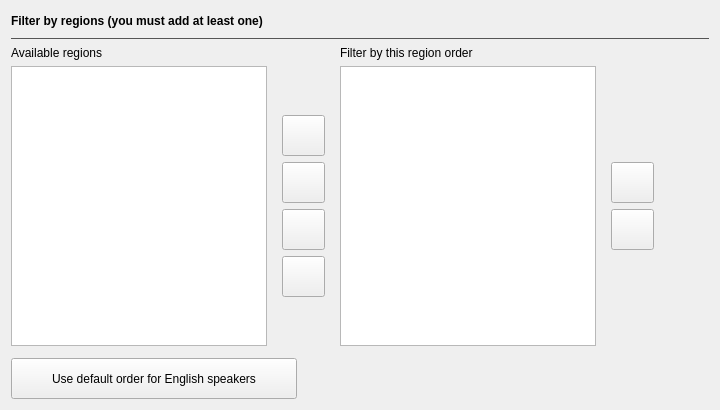
                   <widget class="QWidget" name="tabGlobalRegions">
                    <attribute name="title">
                     <string>Regions</string>
                    </attribute>
                    <layout class="QVBoxLayout" name="verticalLayout_6">
                     <item>
                      <widget class="QWidget" name="gridGlobalRegions" native="true">
                       <layout class="QGridLayout" name="gridLayoutGlobalRegions">
                        <property name="leftMargin">
                         <number>0</number>
                        </property>
                        <property name="topMargin">
                         <number>0</number>
                        </property>
                        <property name="rightMargin">
                         <number>0</number>
                        </property>
                        <property name="bottomMargin">
                         <number>0</number>
                        </property>
                        <item row="2" column="2">
                         <widget class="QLabel" name="labelGlobalSelectedRegions">
                          <property name="sizePolicy">
                           <sizepolicy hsizetype="Preferred" vsizetype="Preferred">
                            <horstretch>0</horstretch>
                            <verstretch>0</verstretch>
                           </sizepolicy>
                          </property>
                          <property name="font">
                           <font>
                            <family>Segoe UI</family>
                           </font>
                          </property>
                          <property name="text">
                           <string>Filter by this region order</string>
                          </property>
                          <property name="textInteractionFlags">
                           <set>Qt::NoTextInteraction</set>
                          </property>
                         </widget>
                        </item>
                        <item row="5" column="0" colspan="2">
                         <widget class="QPushButton" name="buttonGlobalDefaultRegionOrder">
                          <property name="sizePolicy">
                           <sizepolicy hsizetype="Fixed" vsizetype="Fixed">
                            <horstretch>0</horstretch>
                            <verstretch>0</verstretch>
                           </sizepolicy>
                          </property>
                          <property name="minimumSize">
                           <size>
                            <width>286</width>
                            <height>41</height>
                           </size>
                          </property>
                          <property name="toolTip">
                           <string>Set a region order that prioritizes
English-speaking regions and 60Hz titles</string>
                          </property>
                          <property name="text">
                           <string>Use default order for English speakers</string>
                          </property>
                         </widget>
                        </item>
                        <item row="2" column="0">
                         <widget class="QLabel" name="labelGlobalAvailableRegions">
                          <property name="sizePolicy">
                           <sizepolicy hsizetype="Preferred" vsizetype="Preferred">
                            <horstretch>0</horstretch>
                            <verstretch>0</verstretch>
                           </sizepolicy>
                          </property>
                          <property name="font">
                           <font>
                            <family>Segoe UI</family>
                           </font>
                          </property>
                          <property name="text">
                           <string>Available regions</string>
                          </property>
                          <property name="textInteractionFlags">
                           <set>Qt::NoTextInteraction</set>
                          </property>
                         </widget>
                        </item>
                        <item row="3" column="3">
                         <widget class="QFrame" name="frameGlobalRegionUpDown">
                          <property name="sizePolicy">
                           <sizepolicy hsizetype="Fixed" vsizetype="Preferred">
                            <horstretch>0</horstretch>
                            <verstretch>0</verstretch>
                           </sizepolicy>
                          </property>
                          <property name="minimumSize">
                           <size>
                            <width>60</width>
                            <height>0</height>
                           </size>
                          </property>
                          <property name="frameShape">
                           <enum>QFrame::NoFrame</enum>
                          </property>
                          <property name="frameShadow">
                           <enum>QFrame::Plain</enum>
                          </property>
                          <layout class="QVBoxLayout" name="verticalLayout_13">
                           <item>
                            <spacer name="verticalSpacerGlobalRegionUpDownTop">
                             <property name="orientation">
                              <enum>Qt::Vertical</enum>
                             </property>
                             <property name="sizeHint" stdset="0">
                              <size>
                               <width>20</width>
                               <height>40</height>
                              </size>
                             </property>
                            </spacer>
                           </item>
                           <item>
                            <widget class="QPushButton" name="buttonGlobalRegionUp">
                             <property name="sizePolicy">
                              <sizepolicy hsizetype="Fixed" vsizetype="Fixed">
                               <horstretch>0</horstretch>
                               <verstretch>0</verstretch>
                              </sizepolicy>
                             </property>
                             <property name="minimumSize">
                              <size>
                               <width>40</width>
                               <height>41</height>
                              </size>
                             </property>
                             <property name="font">
                              <font>
                               <family>Arial</family>
                               <pointsize>10</pointsize>
                               <bold>true</bold>
                              </font>
                             </property>
                             <property name="toolTip">
                              <string>Move the selected regions up in priority</string>
                             </property>
                             <property name="text">
                              <string/>
                             </property>
                             <property name="icon">
                              <iconset resource="resources.qrc">
                               <normaloff>:/Arrows/images/icons8-sort-up-100.png</normaloff>:/Arrows/images/icons8-sort-up-100.png</iconset>
                             </property>
                            </widget>
                           </item>
                           <item>
                            <widget class="QPushButton" name="buttonGlobalRegionDown">
                             <property name="sizePolicy">
                              <sizepolicy hsizetype="Fixed" vsizetype="Fixed">
                               <horstretch>0</horstretch>
                               <verstretch>0</verstretch>
                              </sizepolicy>
                             </property>
                             <property name="minimumSize">
                              <size>
                               <width>40</width>
                               <height>41</height>
                              </size>
                             </property>
                             <property name="font">
                              <font>
                               <family>Arial</family>
                               <pointsize>10</pointsize>
                               <bold>true</bold>
                              </font>
                             </property>
                             <property name="toolTip">
                              <string>Move the selected regions down in priority</string>
                             </property>
                             <property name="text">
                              <string/>
                             </property>
                             <property name="icon">
                              <iconset resource="resources.qrc">
                               <normaloff>:/Arrows/images/icons8-sort-down-100.png</normaloff>:/Arrows/images/icons8-sort-down-100.png</iconset>
                             </property>
                            </widget>
                           </item>
                           <item>
                            <spacer name="verticalSpacerGlobalRegionUpDownBottom">
                             <property name="orientation">
                              <enum>Qt::Vertical</enum>
                             </property>
                             <property name="sizeHint" stdset="0">
                              <size>
                               <width>20</width>
                               <height>40</height>
                              </size>
                             </property>
                            </spacer>
                           </item>
                          </layout>
                         </widget>
                        </item>
                        <item row="3" column="1">
                         <widget class="QFrame" name="frameGlobalRegionLeftRight">
                          <property name="sizePolicy">
                           <sizepolicy hsizetype="Fixed" vsizetype="Preferred">
                            <horstretch>0</horstretch>
                            <verstretch>0</verstretch>
                           </sizepolicy>
                          </property>
                          <property name="minimumSize">
                           <size>
                            <width>60</width>
                            <height>0</height>
                           </size>
                          </property>
                          <property name="frameShape">
                           <enum>QFrame::NoFrame</enum>
                          </property>
                          <property name="frameShadow">
                           <enum>QFrame::Plain</enum>
                          </property>
                          <layout class="QVBoxLayout" name="verticalLayout_12">
                           <item>
                            <spacer name="verticalSpacerGlobalRegionLeftRightTop">
                             <property name="orientation">
                              <enum>Qt::Vertical</enum>
                             </property>
                             <property name="sizeHint" stdset="0">
                              <size>
                               <width>20</width>
                               <height>40</height>
                              </size>
                             </property>
                            </spacer>
                           </item>
                           <item>
                            <widget class="QPushButton" name="buttonGlobalRegionAllRight">
                             <property name="sizePolicy">
                              <sizepolicy hsizetype="Fixed" vsizetype="Fixed">
                               <horstretch>0</horstretch>
                               <verstretch>0</verstretch>
                              </sizepolicy>
                             </property>
                             <property name="minimumSize">
                              <size>
                               <width>40</width>
                               <height>41</height>
                              </size>
                             </property>
                             <property name="font">
                              <font>
                               <family>Arial</family>
                               <pointsize>10</pointsize>
                               <bold>true</bold>
                              </font>
                             </property>
                             <property name="toolTip">
                              <string>Move the remaining available regions to the end of the filter list</string>
                             </property>
                             <property name="text">
                              <string/>
                             </property>
                             <property name="icon">
                              <iconset resource="resources.qrc">
                               <normaloff>:/Arrows/images/icons8-end-100.png</normaloff>:/Arrows/images/icons8-end-100.png</iconset>
                             </property>
                             <property name="iconSize">
                              <size>
                               <width>16</width>
                               <height>16</height>
                              </size>
                             </property>
                            </widget>
                           </item>
                           <item>
                            <widget class="QPushButton" name="buttonGlobalRegionRight">
                             <property name="sizePolicy">
                              <sizepolicy hsizetype="Fixed" vsizetype="Fixed">
                               <horstretch>0</horstretch>
                               <verstretch>0</verstretch>
                              </sizepolicy>
                             </property>
                             <property name="minimumSize">
                              <size>
                               <width>40</width>
                               <height>41</height>
                              </size>
                             </property>
                             <property name="font">
                              <font>
                               <family>Arial</family>
                               <pointsize>10</pointsize>
                               <bold>true</bold>
                              </font>
                             </property>
                             <property name="toolTip">
                              <string>Move the selected regions to the filter list</string>
                             </property>
                             <property name="text">
                              <string/>
                             </property>
                             <property name="icon">
                              <iconset resource="resources.qrc">
                               <normaloff>:/Arrows/images/icons8-sort-right-100.png</normaloff>:/Arrows/images/icons8-sort-right-100.png</iconset>
                             </property>
                             <property name="iconSize">
                              <size>
                               <width>16</width>
                               <height>16</height>
                              </size>
                             </property>
                            </widget>
                           </item>
                           <item>
                            <widget class="QPushButton" name="buttonGlobalRegionLeft">
                             <property name="sizePolicy">
                              <sizepolicy hsizetype="Fixed" vsizetype="Fixed">
                               <horstretch>0</horstretch>
                               <verstretch>0</verstretch>
                              </sizepolicy>
                             </property>
                             <property name="minimumSize">
                              <size>
                               <width>40</width>
                               <height>41</height>
                              </size>
                             </property>
                             <property name="font">
                              <font>
                               <family>Arial</family>
                               <pointsize>10</pointsize>
                               <bold>true</bold>
                              </font>
                             </property>
                             <property name="toolTip">
                              <string>Move the selected regions to the available list</string>
                             </property>
                             <property name="text">
                              <string/>
                             </property>
                             <property name="icon">
                              <iconset resource="resources.qrc">
                               <normaloff>:/Arrows/images/icons8-sort-left-100.png</normaloff>:/Arrows/images/icons8-sort-left-100.png</iconset>
                             </property>
                            </widget>
                           </item>
                           <item>
                            <widget class="QPushButton" name="buttonGlobalRegionAllLeft">
                             <property name="sizePolicy">
                              <sizepolicy hsizetype="Fixed" vsizetype="Fixed">
                               <horstretch>0</horstretch>
                               <verstretch>0</verstretch>
                              </sizepolicy>
                             </property>
                             <property name="minimumSize">
                              <size>
                               <width>40</width>
                               <height>41</height>
                              </size>
                             </property>
                             <property name="font">
                              <font>
                               <family>Arial</family>
                               <pointsize>10</pointsize>
                               <bold>true</bold>
                              </font>
                             </property>
                             <property name="toolTip">
                              <string>Move all regions in the filter list to the available list</string>
                             </property>
                             <property name="text">
                              <string/>
                             </property>
                             <property name="icon">
                              <iconset resource="resources.qrc">
                               <normaloff>:/Arrows/images/icons8-skip-to-start-100.png</normaloff>:/Arrows/images/icons8-skip-to-start-100.png</iconset>
                             </property>
                             <property name="iconSize">
                              <size>
                               <width>16</width>
                               <height>16</height>
                              </size>
                             </property>
                            </widget>
                           </item>
                           <item>
                            <spacer name="verticalSpacerGlobalRegionLeftRightBottom">
                             <property name="orientation">
                              <enum>Qt::Vertical</enum>
                             </property>
                             <property name="sizeHint" stdset="0">
                              <size>
                               <width>20</width>
                               <height>40</height>
                              </size>
                             </property>
                            </spacer>
                           </item>
                          </layout>
                         </widget>
                        </item>
                        <item row="3" column="0">
                         <widget class="CustomList" name="listWidgetGlobalAvailableRegions">
                          <property name="sizePolicy">
                           <sizepolicy hsizetype="Fixed" vsizetype="Expanding">
                            <horstretch>0</horstretch>
                            <verstretch>0</verstretch>
                           </sizepolicy>
                          </property>
                          <property name="minimumSize">
                           <size>
                            <width>220</width>
                            <height>0</height>
                           </size>
                          </property>
                          <property name="tabKeyNavigation">
                           <bool>true</bool>
                          </property>
                          <property name="showDropIndicator" stdset="0">
                           <bool>true</bool>
                          </property>
                          <property name="dragDropMode">
                           <enum>QAbstractItemView::DragDrop</enum>
                          </property>
                          <property name="defaultDropAction">
                           <enum>Qt::MoveAction</enum>
                          </property>
                          <property name="alternatingRowColors">
                           <bool>false</bool>
                          </property>
                          <property name="selectionMode">
                           <enum>QAbstractItemView::ExtendedSelection</enum>
                          </property>
                          <property name="sortingEnabled">
                           <bool>true</bool>
                          </property>
                          <property name="self_drag" stdset="0">
                           <bool>false</bool>
                          </property>
                          <property name="is_drag_drop" stdset="0">
                           <bool>true</bool>
                          </property>
                         </widget>
                        </item>
                        <item row="3" column="2">
                         <widget class="CustomListSelfDrag" name="listWidgetGlobalSelectedRegions">
                          <property name="sizePolicy">
                           <sizepolicy hsizetype="Fixed" vsizetype="Expanding">
                            <horstretch>0</horstretch>
                            <verstretch>0</verstretch>
                           </sizepolicy>
                          </property>
                          <property name="minimumSize">
                           <size>
                            <width>220</width>
                            <height>0</height>
                           </size>
                          </property>
                          <property name="tabKeyNavigation">
                           <bool>true</bool>
                          </property>
                          <property name="showDropIndicator" stdset="0">
                           <bool>true</bool>
                          </property>
                          <property name="dragDropMode">
                           <enum>QAbstractItemView::DragDrop</enum>
                          </property>
                          <property name="defaultDropAction">
                           <enum>Qt::MoveAction</enum>
                          </property>
                          <property name="alternatingRowColors">
                           <bool>false</bool>
                          </property>
                          <property name="selectionMode">
                           <enum>QAbstractItemView::ExtendedSelection</enum>
                          </property>
                          <property name="self_drag" stdset="0">
                           <bool>true</bool>
                          </property>
                          <property name="is_drag_drop" stdset="0">
                           <bool>true</bool>
                          </property>
                         </widget>
                        </item>
                        <item row="4" column="0">
                         <spacer name="verticalSpacerGlobalRegionsEnglishButton">
                          <property name="orientation">
                           <enum>Qt::Vertical</enum>
                          </property>
                          <property name="sizeType">
                           <enum>QSizePolicy::Fixed</enum>
                          </property>
                          <property name="sizeHint" stdset="0">
                           <size>
                            <width>20</width>
                            <height>6</height>
                           </size>
                          </property>
                         </spacer>
                        </item>
                        <item row="3" column="4">
                         <spacer name="horizontalSpacerGlobalRegions">
                          <property name="orientation">
                           <enum>Qt::Horizontal</enum>
                          </property>
                          <property name="sizeHint" stdset="0">
                           <size>
                            <width>40</width>
                            <height>20</height>
                           </size>
                          </property>
                         </spacer>
                        </item>
                        <item row="1" column="0" colspan="5">
                         <widget class="Line" name="lineGlobalRegionSeparator">
                          <property name="sizePolicy">
                           <sizepolicy hsizetype="Preferred" vsizetype="Fixed">
                            <horstretch>0</horstretch>
                            <verstretch>0</verstretch>
                           </sizepolicy>
                          </property>
                          <property name="palette">
                           <palette>
                            <active>
                             <colorrole role="WindowText">
                              <brush brushstyle="SolidPattern">
                               <color alpha="255">
                                <red>85</red>
                                <green>85</green>
                                <blue>85</blue>
                               </color>
                              </brush>
                             </colorrole>
                            </active>
                            <inactive>
                             <colorrole role="WindowText">
                              <brush brushstyle="SolidPattern">
                               <color alpha="255">
                                <red>85</red>
                                <green>85</green>
                                <blue>85</blue>
                               </color>
                              </brush>
                             </colorrole>
                            </inactive>
                            <disabled>
                             <colorrole role="WindowText">
                              <brush brushstyle="SolidPattern">
                               <color alpha="255">
                                <red>120</red>
                                <green>120</green>
                                <blue>120</blue>
                               </color>
                              </brush>
                             </colorrole>
                            </disabled>
                           </palette>
                          </property>
                          <property name="frameShadow">
                           <enum>QFrame::Plain</enum>
                          </property>
                          <property name="orientation">
                           <enum>Qt::Horizontal</enum>
                          </property>
                         </widget>
                        </item>
                        <item row="0" column="0" colspan="5">
                         <widget class="QLabel" name="labelGlobalFilterByRegions">
                          <property name="sizePolicy">
                           <sizepolicy hsizetype="Preferred" vsizetype="Preferred">
                            <horstretch>0</horstretch>
                            <verstretch>0</verstretch>
                           </sizepolicy>
                          </property>
                          <property name="minimumSize">
                           <size>
                            <width>0</width>
                            <height>20</height>
                           </size>
                          </property>
                          <property name="font">
                           <font>
                            <family>Segoe UI</family>
                            <bold>true</bold>
                           </font>
                          </property>
                          <property name="text">
                           <string>Filter by regions (you must add at least one)</string>
                          </property>
                          <property name="textInteractionFlags">
                           <set>Qt::NoTextInteraction</set>
                          </property>
                         </widget>
                        </item>
                       </layout>
                      </widget>
                     </item>
                    </layout>
                   </widget>
